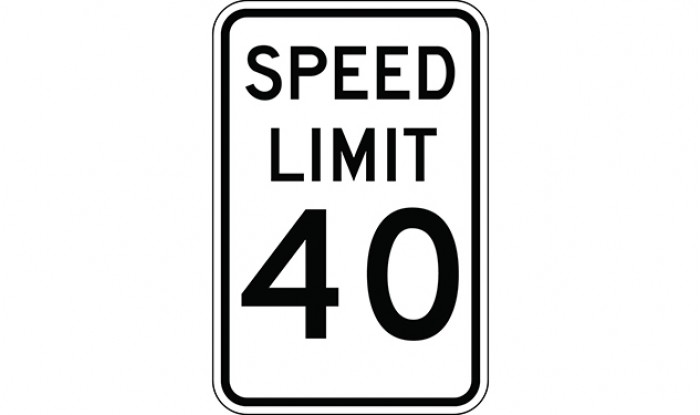
#> input picture spl.jpg, 700 x 415 px
$ python simple.py
#> lines starting #> are read from the running program, lines starting #| are printed output that depends on the picture; after the words box and inside, x2 and y2 are one past the last pixel; in counts of white or black regions, pixels touching at a corner belong together
import multiprocessing as mp
import cv2
import numpy as np
import os

img = cv2.imread("spl.jpg")
#> img is the input picture: shape (415, 700, 3); mean B, G, R 226.3, 226.4, 226.3
img=cv2.Canny(img, 200, 300)
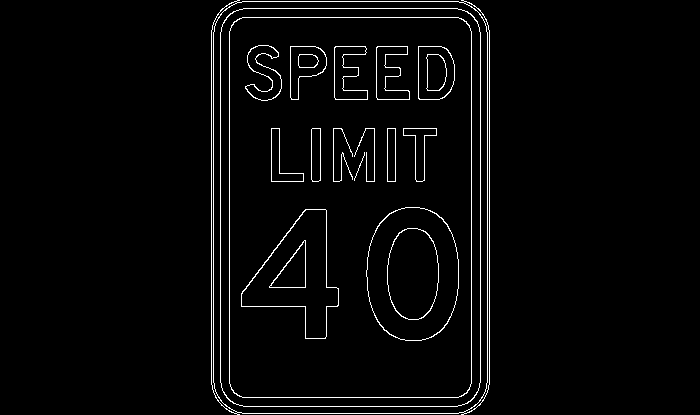
#> img: shape (415, 700); 2.8% white in thin lines or dots, all inside (x1, y1, x2, y2) = (211, 0, 490, 415)

cv2.imwrite("c.jpg", img)

$ run again, with abc.jpg copied over spl.jpg
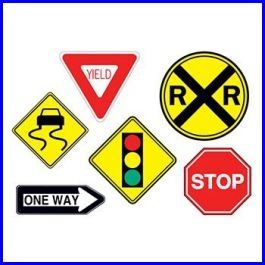
#> input picture abc.jpg, 265 x 265 px
#> img is the input picture: shape (265, 265, 3); mean B, G, R 186.6, 201.1, 215.8
#> `img=cv2.Canny(img, 200, 300)`:
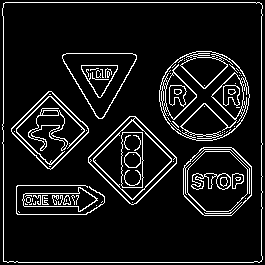
#> img: shape (265, 265); 9.1% white in thin lines or dots
